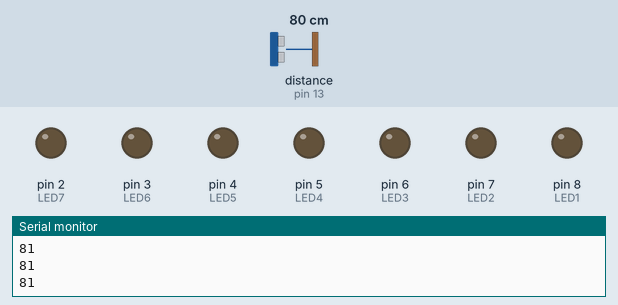
Simulated run of this sketch. Board: Arduino Uno, built with avr-gcc and run on an emulated ATmega328P. On the bench: output pins drawn as LEDs (lit = HIGH), the last lines printed to the serial monitor. Wiring (inferred from the names in the program): ultrasonic range finder: trigger pin 12; echo pin 13. Inputs (shaded band) come from the test bench; at power-on: distance to the obstacle (sensor on pin 13) 80 cm. The echo pulse lasts 58.3 µs per cm; pins used as bus, display or sensor lines are not drawn.

Above: at 1.2 s.
1.3 s: distance to the obstacle (sensor on pin 13) set to 53 cm
2.8 s: distance to the obstacle (sensor on pin 13) set to 44 cm
At 3.6 s:
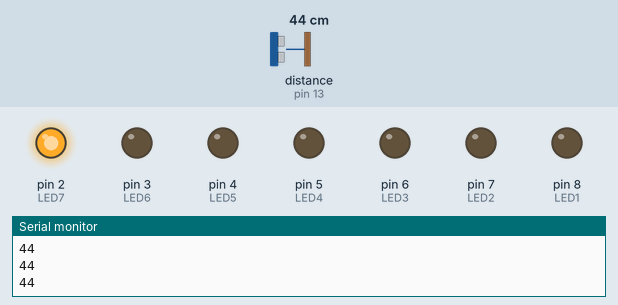
4.4 s: distance to the obstacle (sensor on pin 13) set to 39 cm
At 5.7 s:
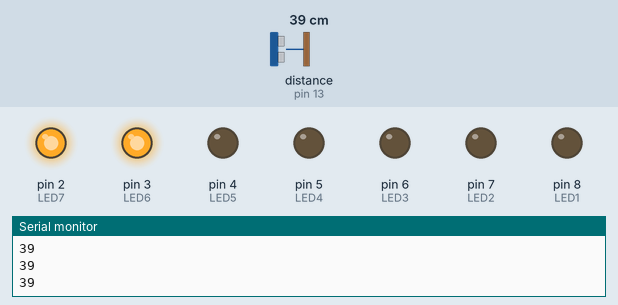
6.0 s: distance to the obstacle (sensor on pin 13) set to 31 cm
At 7.0 s:
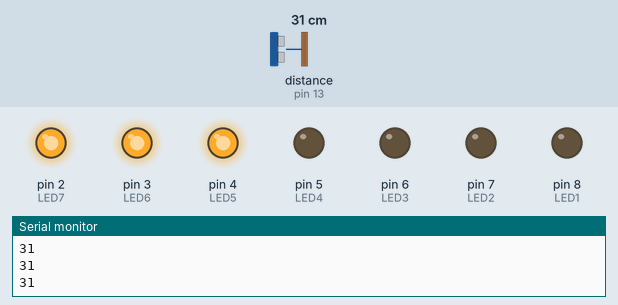
7.6 s: distance to the obstacle (sensor on pin 13) set to 2 cm
At 8.8 s:
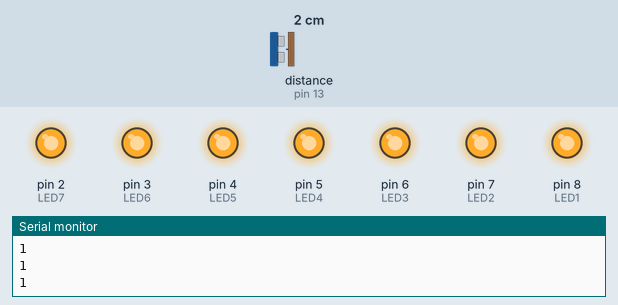
9.2 s: distance to the obstacle (sensor on pin 13) set to 35 cm
At 9.9 s:
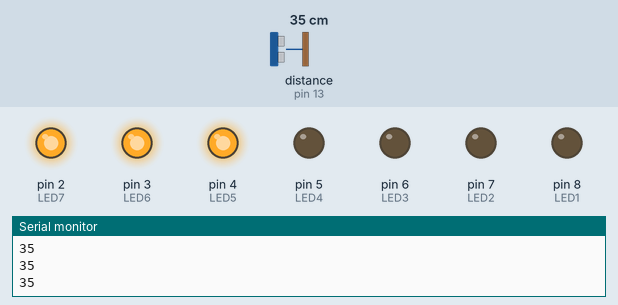
Timing chart, 0 to 11.8 s (numbered marks = the images above; inputs shaded):
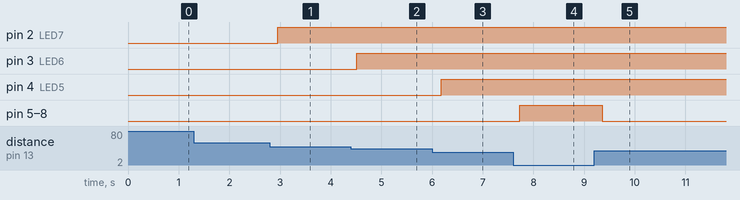

The sketch:

DISTANCE_MEASURE_USING_LED.ino
```cpp
 int trig=12;
 int echo = 13;

 int LED1 = 8;
 int LED2 = 7;
 int LED3 = 6;
 int LED4 = 5;
 int LED5 = 4;
 int LED6 = 3;
 int LED7 = 2;

int duration = 0;
int distance = 0;

void setup()
{
  pinMode(trig , OUTPUT);
  pinMode(echo , INPUT);

  pinMode(LED1 , OUTPUT);
  pinMode(LED2 , OUTPUT);
  pinMode(LED3 , OUTPUT);
  pinMode(LED4 , OUTPUT);
  pinMode(LED5 , OUTPUT);
  pinMode(LED6 , OUTPUT);
  pinMode(LED7 , OUTPUT);

  Serial.begin(9600);

}

void loop()
{
  digitalWrite(trig , HIGH);
  delayMicroseconds(1000);
  digitalWrite(trig , LOW);


  duration = pulseIn(echo , HIGH);
  distance = (duration/2) / 28.5 ;
  Serial.println(distance);
  delay(100);

  if ( distance <= 10 )
  {
    digitalWrite(LED1, HIGH);
  }
  else
  {
    digitalWrite(LED1, LOW);
  }
  if ( distance <= 14 )
  {
    digitalWrite(LED2, HIGH);
  }
  else
  {
    digitalWrite(LED2, LOW);
  }
  if ( distance <= 21 )
  {
    digitalWrite(LED3, HIGH);
  }
  else
  {
    digitalWrite(LED3, LOW);
  }
  if ( distance <= 28 )
  {
    digitalWrite(LED4, HIGH);
  }
  else
  {
    digitalWrite(LED4, LOW);
  }
  if ( distance <= 35 )
  {
    digitalWrite(LED5, HIGH);
  }
  else
  {
    digitalWrite(LED5, LOW);
  }
  if ( distance <= 42 )
  {
    digitalWrite(LED6, HIGH);
  }
  else
  {
    digitalWrite(LED6, LOW);
  }
  if ( distance <= 49 )
  {
    digitalWrite(LED7, HIGH);
  }
  else
  {
    digitalWrite(LED7, LOW);
  }
}
```

Measured:
- the behaviour switches between 50 and 49 cm on distance to the obstacle (sensor on pin 13) (found by bisection; images 0 and 1)
- the behaviour switches between 43 and 42 cm on distance to the obstacle (sensor on pin 13) (found by bisection; images 1 and 2)
- the behaviour switches between 36 and 35 cm on distance to the obstacle (sensor on pin 13) (found by bisection; images 2 and 3)
- after the input at 2.8 s, pin 2 (LED7): LOW → HIGH after 0.15 s
- after the input at 4.4 s, pin 3 (LED6): LOW → HIGH after 0.12 s
- after the input at 6.0 s, pin 4 (LED5): LOW → HIGH after 0.18 s
- after the input at 7.6 s, pin 5 (LED4), pin 6 (LED3), pin 7 (LED2), pin 8 (LED1): LOW → HIGH after 0.13 s
- after the input at 9.2 s, pin 5 (LED4), pin 6 (LED3), pin 7 (LED2), pin 8 (LED1): HIGH → LOW after 0.16 s
